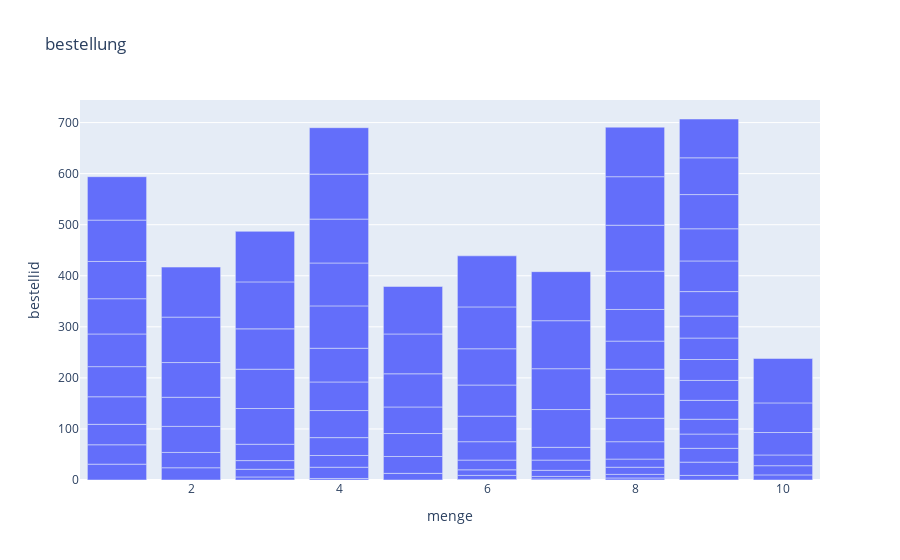

The cell this chart's notebook holds for it:
### Code cell
import plotly.express as px
r1 = pd.read_sql(query, connection)
fig1 = px.bar(r1, x="menge", y="bestellid", orientation='v', title='bestellung')
fig1.show()

### Figure 1 — Plotly figure (JSON) as saved in the notebook; plotly's stock layout.template omitted (floating-point values rounded to 4 significant figures)
{"data": [{"alignmentgroup": "True", "hovertemplate": "menge=%{x}<br>bestellid=%{y}<extra></extra>", "legendgroup": "", "marker": {"color": "#636efa", "pattern": {"shape": ""}}, "name": "", "offsetgroup": "", "orientation": "v", "showlegend": false, "textposition": "auto", "x": [6, 7, 4, 8, 7, 3, 8, 6, 9, 10, 6, 7, 5, 8, 3, 8, 3, 10, 6, 7, 10, 4, 4, 2, 7, 9, 9, 9, 9, 2, 1, 3, 5, 8, 4, 6, 9, 1, 9, 1, 9, 9, 9, 10, 5, 8, 8, 9, 8, 6, 2, 5, 4, 1, 8, 4, 2, 10, 1, 9, 6, 8, 9, 1, 5, 4, 9, 2, 1, 3, 6, 9, 1, 7, 8, 9, 3, 5, 3, 7, 1, 6, 4, 4, 1, 4, 10, 4, 2, 8, 4, 3, 5, 7, 8, 7, 8, 2, 3, 6], "xaxis": "x", "y": [1, 2, 3, 4, 5, 6, 7, 8, 9, 10, 11, 12, 13, 14, 15, 16, 17, 18, 19, 20, 21, 22, 23, 24, 25, 26, 27, 28, 29, 30, 31, 32, 33, 34, 35, 36, 37, 38, 39, 40, 41, 42, 43, 44, 45, 46, 47, 48, 49, 50, 51, 52, 53, 54, 55, 56, 57, 58, 59, 60, 61, 62, 63, 64, 65, 66, 67, 68, 69, 70, 71, 72, 73, 74, 75, 76, 77, 78, 79, 80, 81, 82, 83, 84, 85, 86, 87, 88, 89, 90, 91, 92, 93, 94, 95, 96, 97, 98, 99, 100], "yaxis": "y", "type": "bar"}], "layout": {"xaxis": {"anchor": "y", "domain": [0.0, 1.0], "title": {"text": "menge"}}, "yaxis": {"anchor": "x", "domain": [0.0, 1.0], "title": {"text": "bestellid"}}, "legend": {"tracegroupgap": 0}, "title": {"text": "bestellung"}, "barmode": "relative"}}
